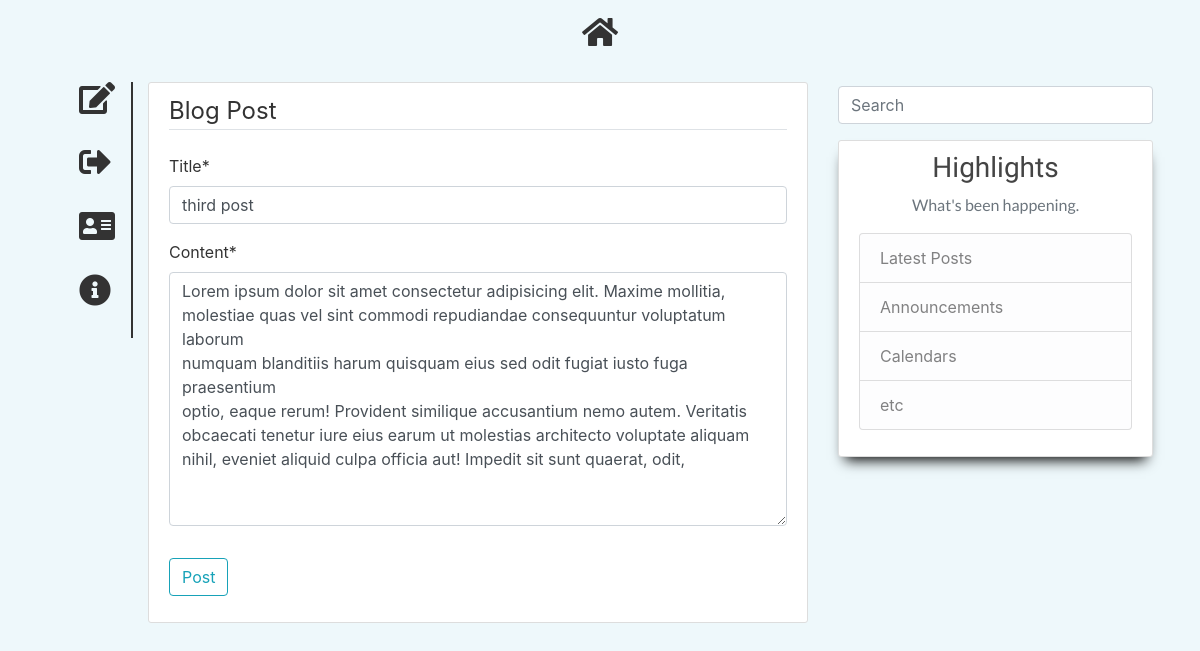
Screenshot of /post/15/update/ (signed in) with the database file from the repository.
### blog/models.py (models this page shows, shortened)
class Post(models.Model):
  title = models.CharField(max_length=100)
  author = models.ForeignKey(User, on_delete=models.CASCADE)
  content = models.TextField()
  date_posted = models.DateTimeField(default=timezone.now)

### blog/views.py (the view, shortened to what this page needs)
# urls.py: path('post/<int:pk>/update/', PostUpdateView.as_view(), name="post-update"),
class PostUpdateView(LoginRequiredMixin, UserPassesTestMixin, UpdateView):
  model = Post
  fields = ['title', 'content']
  def test_func(self):
    post = self.get_object()
    if self.request.user == post.author:
      return True
    return False

### blog/templates/blog/post_form.html (shortened to what this page needs)
{% extends 'blog/base.html' %}
{% load crispy_forms_tags %}
{% block content %}
<div class="content-section">
  <form method="POST">
    <fieldset class="form-group">
      <legend class="border-bottom mb-4">Blog Post</legend>
      {{ form|crispy }}
    </fieldset>
    <div class="form-group">
      <button class="btn btn-outline-info" type="submit">Post</button>
    </div>
  </form>
</div>
{% endblock content %}

### blog/static/blog/main.css (style rules this page uses)
* { padding: 0; margin: 0; box-sizing: border-box; }
body { background-color: rgba(91, 192, 222, 0.1); color: #333333; }
.content-section { background: #ffffff; padding: 10px 20px; border: 1px solid #dddddd; border-radius: 3px; margin-bottom: 20px; }

### rows the page displays
Post: title "third post", content "Lorem ipsum dolor sit amet consectetur adipisicing elit. Maxime mollitia, molestiae quas vel sint commodi repudiandae consequuntur voluptatum laborum numquam blanditiis harum quisquam eius sed odit fugiat iusto fuga praesentium optio, eaque rerum! Provident similique accusantium nemo autem. Veritatis obcaecati tenetur iure eius earum ut molestias architecto voluptate aliquam nihil, eveniet aliquid culpa officia aut! Impedit sit sunt quaerat, odit,"
